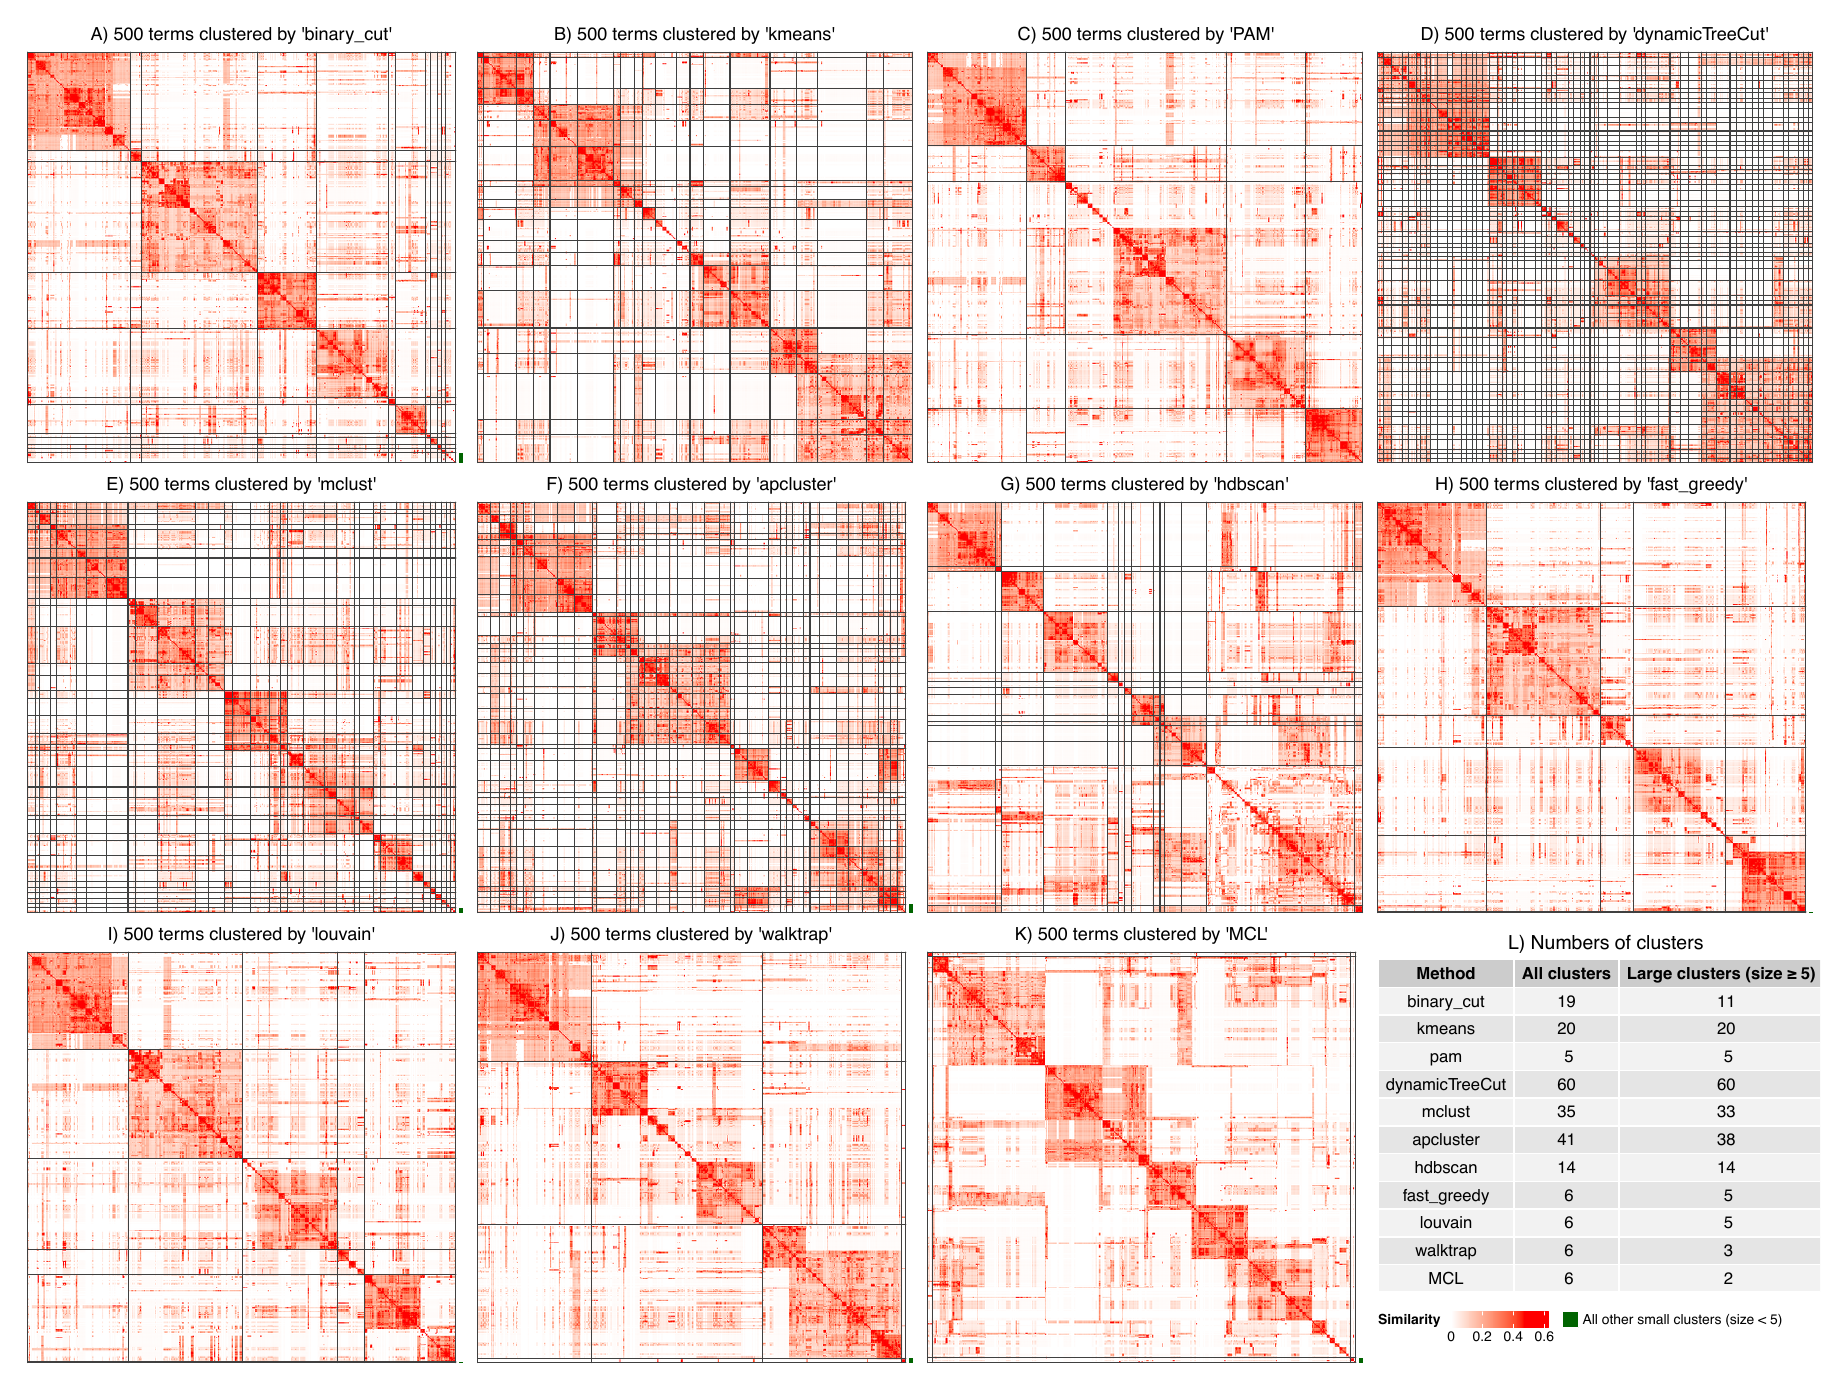

Generate this figure with R:
setwd("~/manuscript/simplifyEnrichment")

library(simplifyEnrichment)

set.seed(888)
go_id = random_GO(500)
mat = GO_similarity(go_id)

clt = cmp_make_clusters(mat, method = all_clustering_methods())
clt = as.data.frame(clt)
methods = names(clt)


library(ComplexHeatmap)
library(GetoptLong)
nrow = 3

pdf("figure4.pdf", width = 18, height = 18/4*3)

pl = list()
lgd = NULL

for(i in seq_along(methods)) {
	if(any(is.na(clt[[i]]))) {
		pl[[i]] = textGrob(qq("@{methods[i]}\nan error occured."))
	} else {
		pl[[i]] = grid.grabExpr(ht <- ht_clusters(mat, clt[[i]], draw_word_cloud = FALSE, 
			column_title = qq("@{LETTERS[i]}) @{nrow(mat)} terms clustered by '@{methods[i]}'"),
			show_heatmap_legend = FALSE))
		lgd1 = color_mapping_legend(ht@ht_list[[1]]@matrix_color_mapping, plot = FALSE,
			legend_direction = "horizontal", title_position = "lefttop")
		lgd2 = Legend(labels = "All other small clusters (size < 5)", legend_gp = gpar(fill = "darkgreen"))
		lgd = packLegend(lgd1, lgd2, direction = "horizontal")
	}
}

n_all = sapply(clt, function(x) {
	if(any(is.na(x))) {
		NA
	} else {
		length(unique(x))
	}
})
n_big = sapply(clt, function(x) {
	if(any(is.na(x))) {
		NA
	} else {
		tb = table(x)
		sum(tb >= 5)
	}
})

tb = data.frame(Method = methods, "All clusters" = n_all, "Large clusters (size >= 5)" = n_big, check.names = FALSE)

pl[[length(pl) + 1]] = gridExtra::tableGrob(tb, rows = NULL)

np = length(pl)

ncol = ceiling(np/nrow)
grid.newpage()
pushViewport(viewport(layout = grid.layout(nrow = nrow, ncol = ncol)))
for(i in 1:np) {
	ir = ceiling(i/ncol)
	ic = i %% ncol; if(ic == 0) ic = ncol
	pushViewport(viewport(layout.pos.row = ir, layout.pos.col = ic))
	if(i < np) {
		grid.draw(pl[[i]])
	} else {
		pushViewport(viewport(x = unit(0, "npc") + unit(2, "mm"), y = unit(1, "npc") - unit(1, "cm"),
			width = sum(pl[[i]]$widths), height = sum(pl[[i]]$heights),
			just = c("left", "top")))
		grid.draw(pl[[i]])
		grid.text("L) Numbers of clusters", y = unit(1, "npc") + unit(2.5, "mm"), just = "bottom", gp = gpar(fontsize = 14))
		popViewport()

		if(!is.null(lgd)) {
			draw(lgd, x = unit(0, "npc") + unit(2, "mm"), y = unit(1, "npc") - sum(pl[[i]]$heights) - unit(1.5, "cm"), just = c("left", "top"))
		}
	}
	popViewport()
}
	
dev.off()
